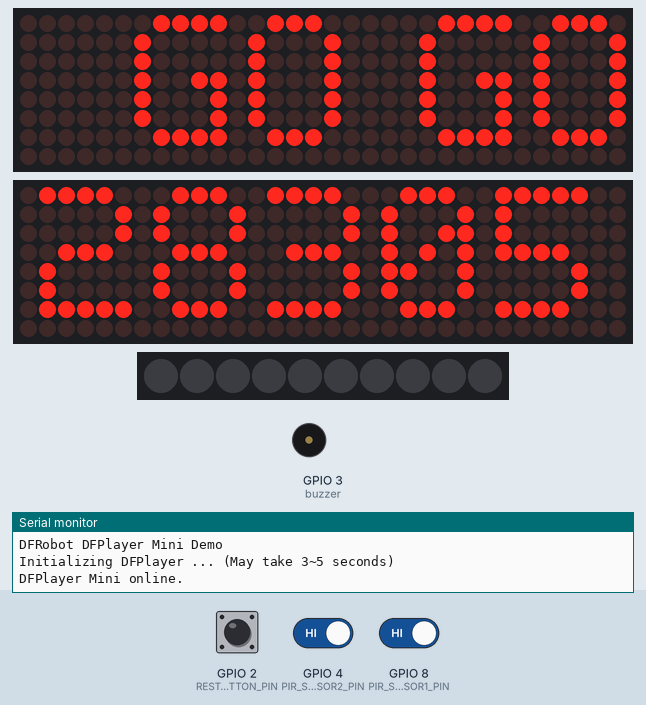
A sketch run on a simulated ESP8266 (NodeMCU). On the bench: 2 × 32×8 LED matrix, 10 RGB LEDs in strip order, left to right, buzzer (waves = sounding), the last lines printed to the serial monitor. The test bench sets the inputs (shaded band); at power-on: GPIO 8 (PIR_SENSOR1_PIN) HIGH, GPIO 4 (PIR_SENSOR2_PIN) HIGH, GPIO 2 (RESTART_BUTTON_PIN) HIGH. EEPROM starts erased; the audio player accepts every command and is not drawn.

Above: at 1.8 s.
1.9 s: GPIO 8 (PIR_SENSOR1_PIN) driven LOW
At 2.88 s:
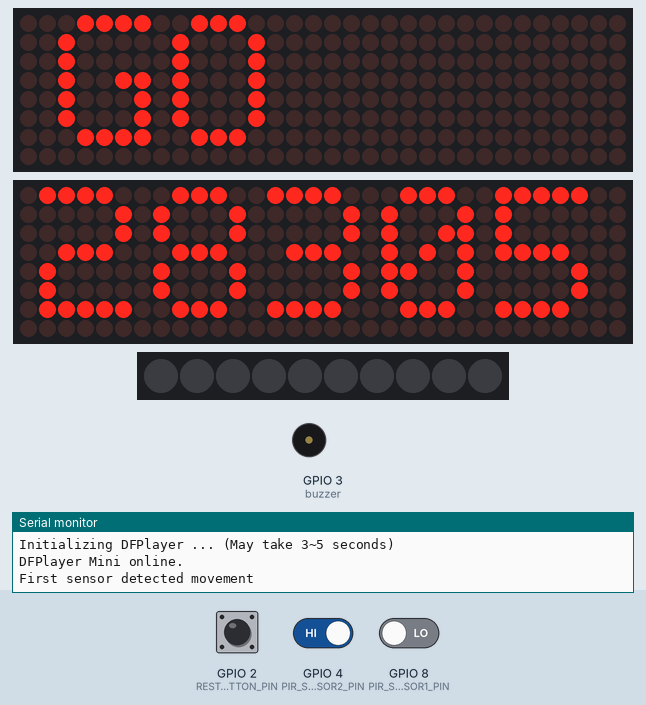
4.2 s: GPIO 4 (PIR_SENSOR2_PIN) driven LOW
At 5.0 s:
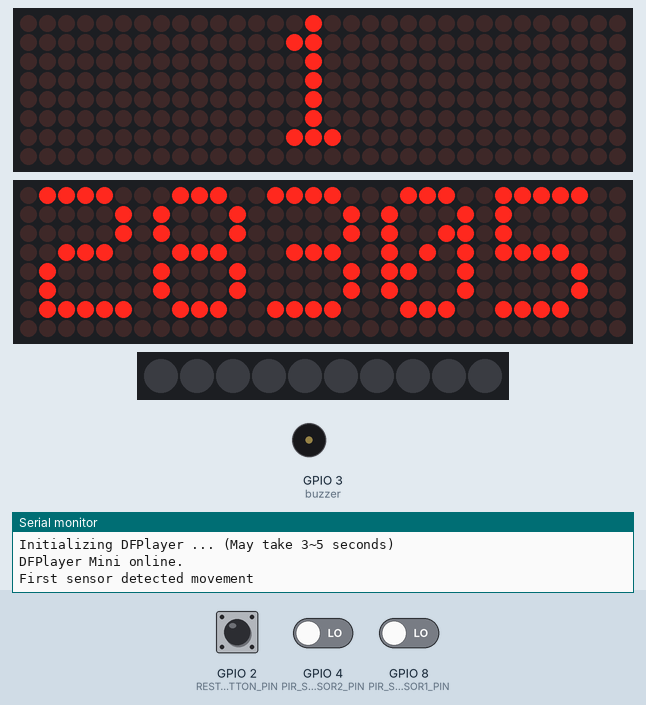
At 7.0 s:
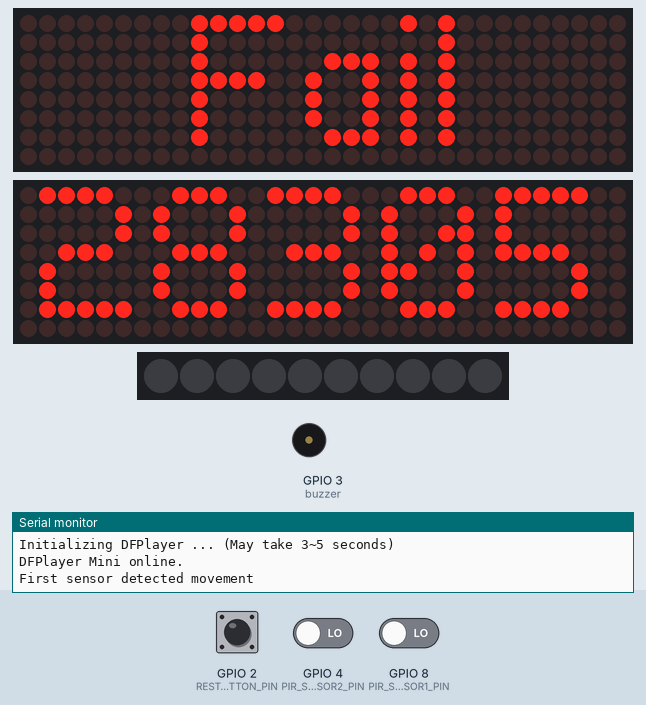
Timing chart, 0 to 8.5 s (numbered marks = the images above; inputs shaded):
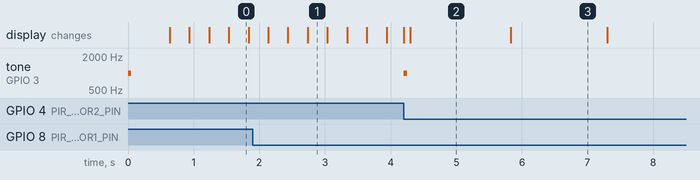

The sketch:

arduinoLed.ino
```cpp
#include <MD_Parola.h>
#include <MD_MAX72xx.h>
#include <SPI.h>
#include <EEPROM.h>
#include "Arduino.h"
#include "DFRobotDFPlayerMini.h"
#include <FastLED.h>
#include <Tone.h>
Tone buzzerr; // buxxer on pin 3
#define buzzer 3
#define LED_PIN 7
#define NUM_LEDS 10
#define LED_TYPE WS2812
#define COLOR_ORDER GRB

CRGB leds[NUM_LEDS];

#if (defined(ARDUINO_AVR_UNO) || defined(ESP8266)) // Using a soft serial port
#include <SoftwareSerial.h>
SoftwareSerial softSerial(/*rx =*/5, /*tx =*/6);
#define FPSerial softSerial
#else
#define FPSerial Serial1
#endif

DFRobotDFPlayerMini myDFPlayer;
void printDetail(uint8_t type, int value);

#define CLK_PIN 13  // CLK or SCK
#define DATA_PIN 11 // DIN or MOSI
#define CS_PIN 10   // CS or SS
#define MAX_DEVICES 4
#define CS_PIN2 9         // Pin connected to the CS pin of the second display
#define PIR_SENSOR1_PIN 8 // Pin for PIR motion sensor 1
#define PIR_SENSOR2_PIN 4 // Pin for PIR motion sensor 2

#define RESTART_BUTTON_PIN 2 // Pin for reset button
#define HARDWARE_TYPE MD_MAX72XX::FC16_HW
MD_Parola myDisplay = MD_Parola(MD_MAX72XX::FC16_HW, CS_PIN, MAX_DEVICES);
// Adjust the MAX_DEVICES value to match the number of connected 788AS modules
MD_Parola myDisplay2 = MD_Parola(HARDWARE_TYPE, CS_PIN2, MAX_DEVICES);
const uint8_t charWidth = 6;                  // Width of each character in pixels
const uint8_t displayWidth = MAX_DEVICES * 8; // Total width of the display in pixels

char message[] = "GO GO GO";
char wonMessage[] = "BooM";
char lossMessage[] = "Fail";
char maxMessage[100] = "";
uint16_t messageLength;
int16_t textPosition = displayWidth;
int score = 0;
int defaultMinRange = 0;
int defaultMaxRange = 1000;
int defaultMinOutput = 0;
int defaultMaxOutput = 999;

unsigned long firstSensorTime = 0;  // Time when first sensor detects movement
unsigned long secondSensorTime = 0; // Time when second sensor detects movement

unsigned long previousMillis = 0; // Variable to store the previous time
unsigned long interval = 1500;    // Interval in milliseconds
int currentText = 0;
int maxScore = 0;
void setup()
{
    Serial.begin(9600);
    myDisplay.begin();
    pinMode(PIR_SENSOR1_PIN, INPUT);
    pinMode(PIR_SENSOR2_PIN, INPUT);

    pinMode(RESTART_BUTTON_PIN, INPUT_PULLUP);
    pinMode(buzzer, OUTPUT);
    buzzerr.begin(buzzer);
    buzzerFunc(HIGH);
    EEPROM.begin();
    myDisplay.setInvert(false);
    myDisplay.setIntensity(8); // Set the display intensity (0-15, lower value for dimmer display)

    messageLength = strlen(message) * charWidth; // Calculate the total width of the text

    myDisplay.displayReset(); // Reset the display to prepare for new content
    myDisplay.displayZoneText(0, message, PA_LEFT, 35, 0, PA_SCROLL_LEFT, PA_SCROLL_LEFT);
    myDisplay.displayAnimate();
    // Initialize the second display
    myDisplay2.begin();
    myDisplay2.setIntensity(8); // Set the brightness of the second display (0-15)
    Serial.println(read());
    FastLED.addLeds<LED_TYPE, LED_PIN, COLOR_ORDER>(leds, NUM_LEDS);
    if (read() >= 999)
    {
        Serial.println("score is greater than 999 formatting eeprom");
        //  write(0);
    }

    maxScore = read();
    // buf[19] = '\0';
    sprintf(maxMessage, "%d", maxScore);
    myDisplay2.displayClear();
    myDisplay2.displayText(maxMessage, PA_CENTER, 1000, 0, PA_PRINT);

    // Update display animations for the first display
    myDisplay2.displayAnimate();
    Serial.println("code started");
    Serial.println(maxMessage);
    colorWipe(CRGB::Black, 50, NUM_LEDS); // Off
    mp3setup();
}

void loop()
{
    bool lossPlaying = true;
    bool wonPlaying = true;
    bool playing = true;
    // myDisplay.displayReset();
    myDisplay2.displayText(maxMessage, PA_CENTER, 1000, 0, PA_PRINT);
    myDisplay2.displayAnimate();
    if (myDisplay.displayAnimate())
    {
        // If the scrolling animation is complete, restart it
        myDisplay.displayReset();
        myDisplay.displayZoneText(0, message, PA_LEFT, 35, 0, PA_SCROLL_LEFT, PA_SCROLL_LEFT);
        myDisplay.displayAnimate(); // Start the animation again
    }

    // Check if the first sensor detects movement
    if (digitalRead(PIR_SENSOR1_PIN) == LOW && firstSensorTime == 0)
    {
        firstSensorTime = millis(); // Record the time when first sensor detects movement
        Serial.println("First sensor detected movement");
        if (playing)
        {
            myDFPlayer.loop(4);
            playing = false;
        }
        // myDFPlayer.stop(); // stop playing
    }

    // Check if the second sensor detects movement
    if (digitalRead(PIR_SENSOR2_PIN) == LOW && firstSensorTime > 0 && secondSensorTime == 0)
    {
        secondSensorTime = millis();                                       // Record the time when second sensor detects movement
        unsigned long timeDifference = secondSensorTime - firstSensorTime; // Calculate the time difference

        if (timeDifference > 500)
        {
            timeDifference = timeDifference * 1.5;
        }
        else if (timeDifference > 400)
        {
            timeDifference = timeDifference * 2;
        }
        else if (timeDifference > 300)
        {
            timeDifference = timeDifference * 2.5;
        }
        else if (timeDifference > 200)
        {
            timeDifference = timeDifference * 4;
        }
        else
        {
            timeDifference = timeDifference * 8;
        }

        // Map the timeDifference to a reversed range of 0-999
        int mappedScore;

        if (timeDifference > 1000)
        {
            mappedScore = 1;
        }
        else
        {
            Serial.print("time difference : ");
            Serial.println(timeDifference);
            mappedScore = map(timeDifference, 80, 1000, 999, 1);
            Serial.print("mapped score : ");
            Serial.println(mappedScore);
            // checkscore(mappedScore);
        }

        if (mappedScore > 999)
        {
            mappedScore = 999;
        }

        while (score != mappedScore)
        {
            // Check if reset button is pressed
            if (digitalRead(RESTART_BUTTON_PIN) == LOW)
            {
                rebootArduino();
            }
            score++;
            buzzerFunc(HIGH);
            int bar = map(score, 0, 999, 0, NUM_LEDS);
            colorWipe(CRGB::Red, 60, bar);
            sprintf(message, "%d", score);
            myDisplay.displayReset();
            myDisplay.displayZoneText(0, message, PA_CENTER, 35, 0, PA_PRINT, PA_PRINT);
            myDisplay.displayAnimate();

            if ((score + 30) >= mappedScore)
            {
                delay(100);
            }
            else if ((score + 10) >= mappedScore)
            {
                delay(600);
            }
            else if ((score + 7) >= mappedScore)
            {
                delay(1500);
            }
            else
            {
                delay(30);
            }
            // checkscore(score);
            /// buzzerFunc(LOW);
            if (score == mappedScore - 1 || score == mappedScore)
            {
                sprintf(message, "%d", mappedScore);
                while (true)
                {
                    // Check if reset button is pressed
                    if (digitalRead(RESTART_BUTTON_PIN) == LOW)
                    {
                        rebootArduino();
                    }

                    unsigned long currentMillis = millis(); // Get the current time

                    if (currentMillis - previousMillis >= interval)
                    {
                        previousMillis = currentMillis; // Update the previous time

                        myDisplay.displayReset();

                        switch (currentText)
                        {
                        case 0:
                            myDisplay.displayZoneText(0, message, PA_CENTER, 35, 0, PA_PRINT, PA_PRINT);
                            checkscore(mappedScore);

                            currentText = 1;
                            break;

                        case 1:
                            if (score < 300)
                            {
                                if (lossPlaying)
                                {
                                    // myDFPlayer.play(0);
                                    myDFPlayer.play(3);
                                    lossPlaying = false;
                                }
                                myDisplay.displayZoneText(0, lossMessage, PA_CENTER, 35, 0, PA_PRINT, PA_PRINT);
                            }
                            else
                            {
                                if (wonPlaying)
                                {
                                    myDFPlayer.play(2);
                                    wonPlaying = false;
                                }
                                myDisplay.displayZoneText(0, wonMessage, PA_CENTER, 35, 0, PA_PRINT, PA_PRINT);
                            }
                            currentText = 0;
                            break;
                        }

                        myDisplay.displayAnimate();
                    }
                }
            }
        }
    }
}
void checkscore(int mappedScore)
{
    if (mappedScore > read())
    {
        write(mappedScore);
        maxScore = mappedScore;
        sprintf(maxMessage, "%d", maxScore);
        myDisplay2.displayReset();
        myDisplay2.displayText(maxMessage, PA_CENTER, 1000, 0, PA_PRINT);
        myDisplay2.displayAnimate();
    }
    else
    {
        myDisplay2.displayReset();
        maxScore = read();
        sprintf(maxMessage, "%d", maxScore);
        myDisplay2.displayText(maxMessage, PA_CENTER, 1000, 0, PA_PRINT);
        myDisplay2.displayAnimate();
    }
}
void mp3setup()
{
#if (defined ESP32)
    FPSerial.begin(9600, SERIAL_8N1, /*rx =*/D3, /*tx =*/D2);
#else
    FPSerial.begin(9600);
#endif

    // Serial.begin(115200);

    Serial.println();
    Serial.println(F("DFRobot DFPlayer Mini Demo"));
    Serial.println(F("Initializing DFPlayer ... (May take 3~5 seconds)"));

    if (!myDFPlayer.begin(FPSerial, /*isACK = */ true, /*doReset = */ true))
    { // Use serial to communicate with mp3.
        Serial.println(F("Unable to begin:"));
        Serial.println(F("1.Please recheck the connection!"));
        Serial.println(F("2.Please insert the SD card!"));
        while (true)
            ;
    }
    Serial.println(F("DFPlayer Mini online."));

    myDFPlayer.setTimeOut(500); // Set serial communictaion time out 500ms

    //----Set volume----
    myDFPlayer.volume(10);   // Set volume value (0~30).
    myDFPlayer.volumeUp();   // Volume Up
    myDFPlayer.volumeDown(); // Volume Down

    //----Set different EQ----
    myDFPlayer.EQ(DFPLAYER_EQ_NORMAL);
    //  myDFPlayer.EQ(DFPLAYER_EQ_POP);
    //  myDFPlayer.EQ(DFPLAYER_EQ_ROCK);
    //  myDFPlayer.EQ(DFPLAYER_EQ_JAZZ);
    //  myDFPlayer.EQ(DFPLAYER_EQ_CLASSIC);
    //  myDFPlayer.EQ(DFPLAYER_EQ_BASS);

    //----Set device we use SD as default----
    //  myDFPlayer.outputDevice(DFPLAYER_DEVICE_U_DISK);
    myDFPlayer.outputDevice(DFPLAYER_DEVICE_SD);
    //  myDFPlayer.outputDevice(DFPLAYER_DEVICE_AUX);
    //  myDFPlayer.outputDevice(DFPLAYER_DEVICE_SLEEP);
    //  myDFPlayer.outputDevice(DFPLAYER_DEVICE_FLASH);

    //----Mp3 control----
    //  myDFPlayer.sleep();     //sleep
    //  myDFPlayer.reset();     //Reset the module
    //  myDFPlayer.enableDAC();  //Enable On-chip DAC
    //  myDFPlayer.disableDAC();  //Disable On-chip DAC
    //  myDFPlayer.outputSetting(true, 15); //output setting, enable the output and set the gain to 15
    myDFPlayer.play(1); // Play the first mp3
                        // delay(5000);
                        // myDFPlayer.stop(); // Play the first mp3
}
void rebootArduino()
{
    asm volatile("jmp 0"); // Perform a software reset by jumping to address 0
    Serial.println("reboot button pressed");
}

void write(int number)
{
    if (number == 0)
    {
        EEPROM.write(0, 0);
        EEPROM.write(1, 0);
        EEPROM.write(2, 0);
    }
    else
    {
        EEPROM.write(0, number / 100);
        EEPROM.write(1, (number / 10) % 10);
        EEPROM.write(2, number % 10);
    }
}
int read()
{
    int h = EEPROM.read(0);
    int t = EEPROM.read(1);
    int u = EEPROM.read(2);
    return h * 100 + t * 10 + u;
}
void colorWipe(CRGB color, int wait, int ledss)
{
    for (int i = 0; i < ledss; i++)
    {
        leds[i] = color;
        FastLED.show();
    }
}
void buzzerFunc(bool status)
{
    digitalWrite(buzzer, status);
    // Play a sound when counting the score
    buzzerr.play(1000, 50);
}
```

Measured:
- after the input at 4.2 s, tone on GPIO 3 (buzzer): silent → 1000 Hz at once, → silent 0.05 s later
- what the display in image 2 shows lasts 1.5 s, from 4.3 s to 5.8 s
